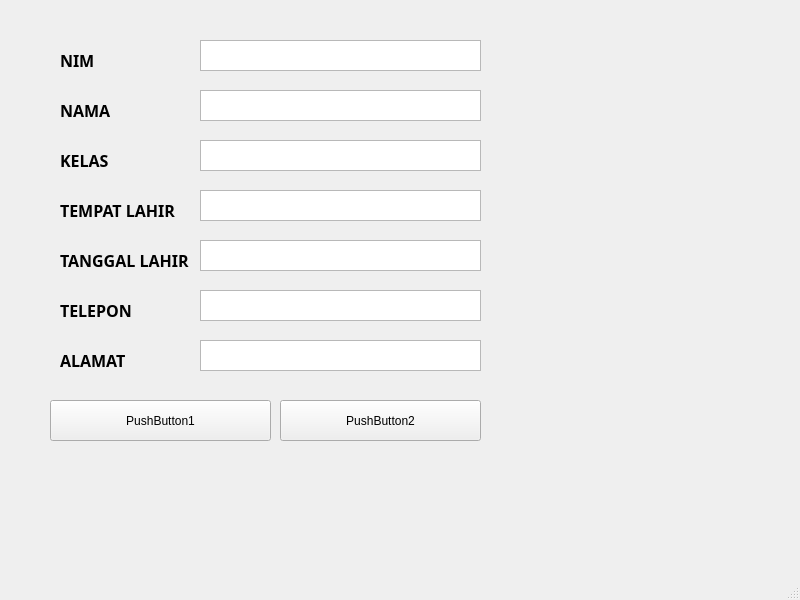
<?xml version="1.0" encoding="UTF-8"?>
<ui version="4.0">
 <class>MainWindow</class>
 <widget class="QMainWindow" name="MainWindow">
  <property name="geometry">
   <rect>
    <x>0</x>
    <y>0</y>
    <width>800</width>
    <height>600</height>
   </rect>
  </property>
  <property name="windowTitle">
   <string>MainWindow</string>
  </property>
  <widget class="QWidget" name="centralwidget">
   <widget class="QLabel" name="label">
    <property name="geometry">
     <rect>
      <x>60</x>
      <y>40</y>
      <width>41</width>
      <height>41</height>
     </rect>
    </property>
    <property name="font">
     <font>
      <family>Plus Jakarta Sans</family>
      <pointsize>12</pointsize>
      <weight>75</weight>
      <bold>true</bold>
     </font>
    </property>
    <property name="text">
     <string>NIM</string>
    </property>
   </widget>
   <widget class="QLabel" name="label_2">
    <property name="geometry">
     <rect>
      <x>60</x>
      <y>90</y>
      <width>51</width>
      <height>41</height>
     </rect>
    </property>
    <property name="font">
     <font>
      <family>Plus Jakarta Sans</family>
      <pointsize>12</pointsize>
      <weight>75</weight>
      <bold>true</bold>
     </font>
    </property>
    <property name="text">
     <string>NAMA</string>
    </property>
   </widget>
   <widget class="QTextEdit" name="nimTextEdit">
    <property name="geometry">
     <rect>
      <x>200</x>
      <y>40</y>
      <width>281</width>
      <height>31</height>
     </rect>
    </property>
   </widget>
   <widget class="QTextEdit" name="nameTextEdit">
    <property name="geometry">
     <rect>
      <x>200</x>
      <y>90</y>
      <width>281</width>
      <height>31</height>
     </rect>
    </property>
   </widget>
   <widget class="QPushButton" name="submitButton">
    <property name="geometry">
     <rect>
      <x>50</x>
      <y>400</y>
      <width>221</width>
      <height>41</height>
     </rect>
    </property>
    <property name="text">
     <string>PushButton1</string>
    </property>
   </widget>
   <widget class="QPushButton" name="closeButton">
    <property name="geometry">
     <rect>
      <x>280</x>
      <y>400</y>
      <width>201</width>
      <height>41</height>
     </rect>
    </property>
    <property name="text">
     <string>PushButton2</string>
    </property>
   </widget>
   <widget class="QLabel" name="label_3">
    <property name="geometry">
     <rect>
      <x>60</x>
      <y>140</y>
      <width>51</width>
      <height>41</height>
     </rect>
    </property>
    <property name="font">
     <font>
      <family>Plus Jakarta Sans</family>
      <pointsize>12</pointsize>
      <weight>75</weight>
      <bold>true</bold>
     </font>
    </property>
    <property name="text">
     <string>KELAS</string>
    </property>
   </widget>
   <widget class="QTextEdit" name="classTextEdit">
    <property name="geometry">
     <rect>
      <x>200</x>
      <y>140</y>
      <width>281</width>
      <height>31</height>
     </rect>
    </property>
   </widget>
   <widget class="QTextEdit" name="bornPlaceTextEdit">
    <property name="geometry">
     <rect>
      <x>200</x>
      <y>190</y>
      <width>281</width>
      <height>31</height>
     </rect>
    </property>
   </widget>
   <widget class="QLabel" name="label_4">
    <property name="geometry">
     <rect>
      <x>60</x>
      <y>190</y>
      <width>201</width>
      <height>41</height>
     </rect>
    </property>
    <property name="font">
     <font>
      <family>Plus Jakarta Sans</family>
      <pointsize>12</pointsize>
      <weight>75</weight>
      <bold>true</bold>
     </font>
    </property>
    <property name="text">
     <string>TEMPAT LAHIR</string>
    </property>
   </widget>
   <widget class="QLabel" name="label_5">
    <property name="geometry">
     <rect>
      <x>60</x>
      <y>240</y>
      <width>201</width>
      <height>41</height>
     </rect>
    </property>
    <property name="font">
     <font>
      <family>Plus Jakarta Sans</family>
      <pointsize>12</pointsize>
      <weight>75</weight>
      <bold>true</bold>
     </font>
    </property>
    <property name="text">
     <string>TANGGAL LAHIR</string>
    </property>
   </widget>
   <widget class="QTextEdit" name="bornDateTextEdit">
    <property name="geometry">
     <rect>
      <x>200</x>
      <y>240</y>
      <width>281</width>
      <height>31</height>
     </rect>
    </property>
   </widget>
   <widget class="QTextEdit" name="numberTextEdit">
    <property name="geometry">
     <rect>
      <x>200</x>
      <y>290</y>
      <width>281</width>
      <height>31</height>
     </rect>
    </property>
   </widget>
   <widget class="QLabel" name="label_6">
    <property name="geometry">
     <rect>
      <x>60</x>
      <y>290</y>
      <width>81</width>
      <height>41</height>
     </rect>
    </property>
    <property name="font">
     <font>
      <family>Plus Jakarta Sans</family>
      <pointsize>12</pointsize>
      <weight>75</weight>
      <bold>true</bold>
     </font>
    </property>
    <property name="text">
     <string>TELEPON</string>
    </property>
   </widget>
   <widget class="QTextEdit" name="numberTextEdit_2">
    <property name="geometry">
     <rect>
      <x>200</x>
      <y>340</y>
      <width>281</width>
      <height>31</height>
     </rect>
    </property>
   </widget>
   <widget class="QLabel" name="label_7">
    <property name="geometry">
     <rect>
      <x>60</x>
      <y>340</y>
      <width>81</width>
      <height>41</height>
     </rect>
    </property>
    <property name="font">
     <font>
      <family>Plus Jakarta Sans</family>
      <pointsize>12</pointsize>
      <weight>75</weight>
      <bold>true</bold>
     </font>
    </property>
    <property name="text">
     <string>ALAMAT</string>
    </property>
   </widget>
  </widget>
  <widget class="QMenuBar" name="menubar">
   <property name="geometry">
    <rect>
     <x>0</x>
     <y>0</y>
     <width>800</width>
     <height>21</height>
    </rect>
   </property>
  </widget>
  <widget class="QStatusBar" name="statusbar"/>
 </widget>
 <resources/>
 <connections/>
</ui>
